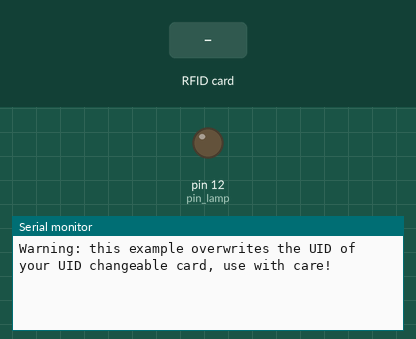
A sketch run on a simulated Arduino Mega 2560, built with avr-gcc and run on an emulated ATmega2560. Parts: output pins drawn as LEDs (lit = HIGH), the last lines printed to the serial monitor. Inputs (shaded band) come from the test bench. Pins used as bus, display or sensor lines are not drawn.

Above: at 1.2 s.
1.3 s: RFID card DE AD BE EF held to the reader
At 2.3 s:
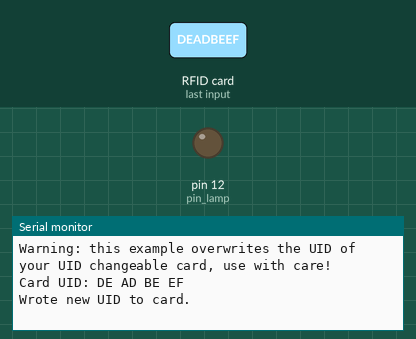
2.8 s: RFID card 5E 7A 19 C4 held to the reader
At 4.1 s:
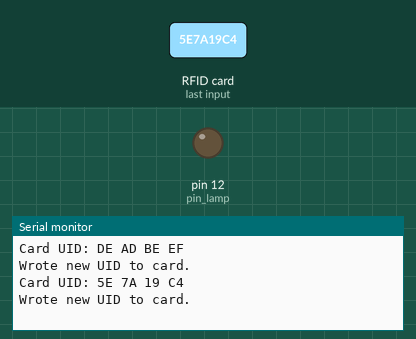

The sketch:

MF-RC522_RFID_test_lamp.ino
```cpp
#include <SPI.h>
#include <MFRC522.h>

#define pin_lamp 12
#define RST_PIN   5     // Configurable, see typical pin layout above
#define SS_PIN    53    // Configurable, see typical pin layout above

MFRC522 mfrc522(SS_PIN, RST_PIN);   // Create MFRC522 instance

/* Set your new UID here! */
#define NEW_UID {0xDE, 0xAD, 0xBE, 0xEF}

MFRC522::MIFARE_Key key;

void setup() {
  pinMode(pin_lamp, OUTPUT);
  Serial.begin(9600);  // Initialize serial communications with the PC
  while (!Serial);     // Do nothing if no serial port is opened (added for Arduinos based on ATMEGA32U4)
  SPI.begin();         // Init SPI bus
  mfrc522.PCD_Init();  // Init MFRC522 card
  Serial.println(F("Warning: this example overwrites the UID of your UID changeable card, use with care!"));

  // Prepare key - all keys are set to FFFFFFFFFFFFh at chip delivery from the factory.
  for (byte i = 0; i < 6; i++) {
    key.keyByte[i] = 0xFF;
  }
}

// Setting the UID can be as simple as this:
//void loop() {
//  byte newUid[] = NEW_UID;
//  if ( mfrc522.MIFARE_SetUid(newUid, (byte)4, true) ) {
//    Serial.println("Wrote new UID to card.");
//  }
//  delay(1000);
//}

// But of course this is a more proper approach
void loop() {

  if (digitalRead(RST_PIN)==HIGH) {
    digitalWrite(pin_lamp,HIGH);
    delay(1000);
    digitalWrite(pin_lamp,LOW);
  }

  // Look for new cards, and select one if present
  if ( ! mfrc522.PICC_IsNewCardPresent() || ! mfrc522.PICC_ReadCardSerial() ) {
    delay(50);
    return;
  }

  // Now a card is selected. The UID and SAK is in mfrc522.uid.

  // Dump UID
  Serial.print(F("Card UID:"));
  for (byte i = 0; i < mfrc522.uid.size; i++) {
    Serial.print(mfrc522.uid.uidByte[i] < 0x10 ? " 0" : " ");
    Serial.print(mfrc522.uid.uidByte[i], HEX);
  }
  Serial.println();

  // Dump PICC type
//  MFRC522::PICC_Type piccType = mfrc522.PICC_GetType(mfrc522.uid.sak);
//  Serial.print(F("PICC type: "));
//  Serial.print(mfrc522.PICC_GetTypeName(piccType));
//  Serial.print(F(" (SAK "));
//  Serial.print(mfrc522.uid.sak);
//  Serial.print(")\r\n");
//  if (  piccType != MFRC522::PICC_TYPE_MIFARE_MINI
//    &&  piccType != MFRC522::PICC_TYPE_MIFARE_1K
//    &&  piccType != MFRC522::PICC_TYPE_MIFARE_4K) {
//    Serial.println(F("This sample only works with MIFARE Classic cards."));
//    return;
//  }

  // Set new UID
  byte newUid[] = NEW_UID;
  if ( mfrc522.MIFARE_SetUid(newUid, (byte)4, true) ) {
    Serial.println(F("Wrote new UID to card."));
  }

  // Halt PICC and re-select it so DumpToSerial doesn't get confused
  mfrc522.PICC_HaltA();
  if ( ! mfrc522.PICC_IsNewCardPresent() || ! mfrc522.PICC_ReadCardSerial() ) {
    return;
  }

  // Dump the new memory contents
  Serial.println(F("New UID and contents:"));
  mfrc522.PICC_DumpToSerial(&(mfrc522.uid));

  delay(2000);
}
```

Measured:
- after the input at 1.3 s, the serial monitor: prints a new line after 0.05 s (image 1)
- after the input at 2.8 s, the serial monitor: prints a new line at once (image 2)
